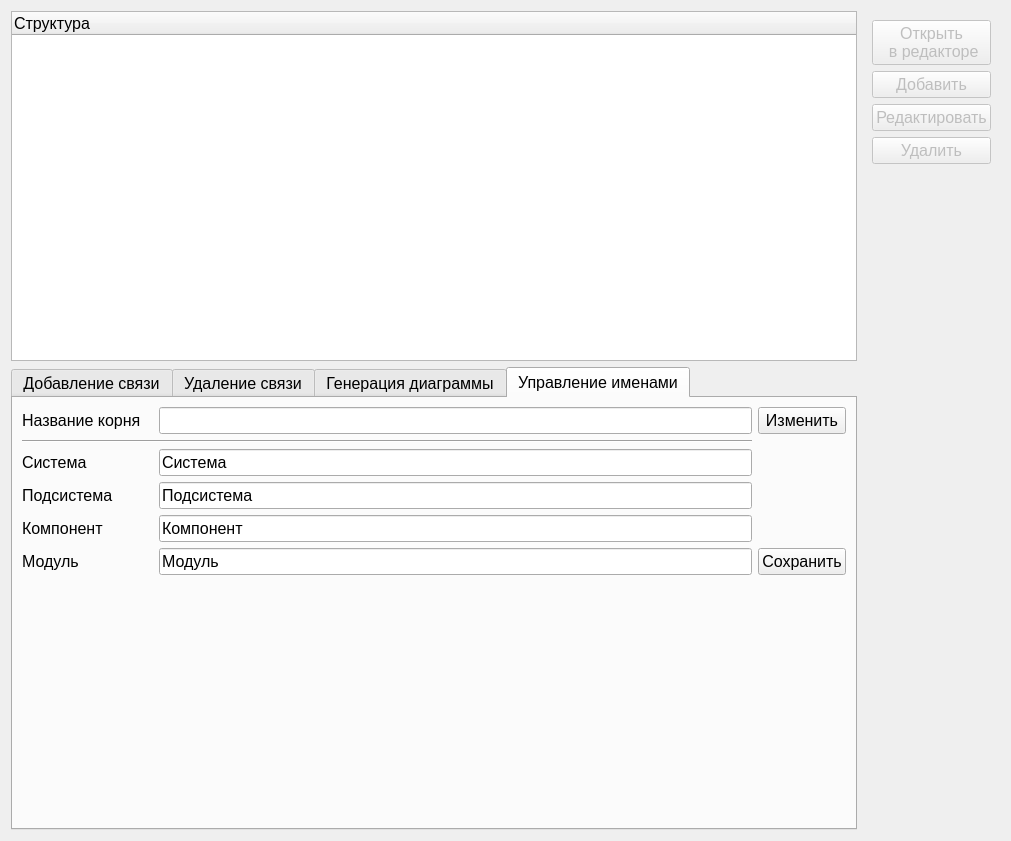
<?xml version="1.0" encoding="UTF-8"?>
<ui version="4.0">
 <class>BF_ArchitectForm</class>
 <widget class="QWidget" name="BF_ArchitectForm">
  <property name="geometry">
   <rect>
    <x>0</x>
    <y>0</y>
    <width>1011</width>
    <height>841</height>
   </rect>
  </property>
  <property name="font">
   <font>
    <pointsize>12</pointsize>
   </font>
  </property>
  <property name="windowTitle">
   <string>Проектирование</string>
  </property>
  <property name="windowIcon">
   <iconset resource="images.qrc">
    <normaloff>:/img/img/architect.png</normaloff>:/img/img/architect.png</iconset>
  </property>
  <layout class="QGridLayout" name="gridLayout">
   <item row="0" column="1">
    <widget class="QWidget" name="widget" native="true">
     <property name="font">
      <font>
       <family>MS Shell Dlg 2</family>
       <pointsize>12</pointsize>
      </font>
     </property>
     <layout class="QGridLayout" name="gridLayout_2">
      <item row="2" column="0">
       <widget class="QPushButton" name="editArchitectElementButton">
        <property name="enabled">
         <bool>false</bool>
        </property>
        <property name="font">
         <font>
          <family>MS Shell Dlg 2</family>
          <pointsize>12</pointsize>
         </font>
        </property>
        <property name="text">
         <string>Редактировать</string>
        </property>
       </widget>
      </item>
      <item row="3" column="0">
       <widget class="QPushButton" name="deleteArchitectElementButton">
        <property name="enabled">
         <bool>false</bool>
        </property>
        <property name="font">
         <font>
          <family>MS Shell Dlg 2</family>
          <pointsize>12</pointsize>
         </font>
        </property>
        <property name="text">
         <string>Удалить</string>
        </property>
       </widget>
      </item>
      <item row="1" column="0">
       <widget class="QPushButton" name="addArchitectElementButton">
        <property name="enabled">
         <bool>false</bool>
        </property>
        <property name="font">
         <font>
          <family>MS Shell Dlg 2</family>
          <pointsize>12</pointsize>
         </font>
        </property>
        <property name="text">
         <string>Добавить</string>
        </property>
       </widget>
      </item>
      <item row="5" column="0">
       <spacer name="verticalSpacer_2">
        <property name="font">
         <font>
          <family>MS Shell Dlg 2</family>
          <pointsize>12</pointsize>
         </font>
        </property>
        <property name="orientation">
         <enum>Qt::Vertical</enum>
        </property>
        <property name="sizeHint" stdset="0">
         <size>
          <width>20</width>
          <height>40</height>
         </size>
        </property>
       </spacer>
      </item>
      <item row="0" column="0">
       <widget class="QPushButton" name="editorButton">
        <property name="enabled">
         <bool>false</bool>
        </property>
        <property name="text">
         <string>Открыть 
 в редакторе</string>
        </property>
       </widget>
      </item>
     </layout>
    </widget>
   </item>
   <item row="0" column="0">
    <widget class="QTreeWidget" name="architectTreeWidget">
     <property name="font">
      <font>
       <family>MS Shell Dlg 2</family>
       <pointsize>12</pointsize>
      </font>
     </property>
     <property name="autoScroll">
      <bool>true</bool>
     </property>
     <property name="autoScrollMargin">
      <number>16</number>
     </property>
     <property name="iconSize">
      <size>
       <width>34</width>
       <height>34</height>
      </size>
     </property>
     <property name="textElideMode">
      <enum>Qt::ElideRight</enum>
     </property>
     <property name="autoExpandDelay">
      <number>-1</number>
     </property>
     <property name="rootIsDecorated">
      <bool>true</bool>
     </property>
     <property name="uniformRowHeights">
      <bool>false</bool>
     </property>
     <property name="itemsExpandable">
      <bool>true</bool>
     </property>
     <property name="animated">
      <bool>false</bool>
     </property>
     <property name="allColumnsShowFocus">
      <bool>false</bool>
     </property>
     <column>
      <property name="text">
       <string>Структура</string>
      </property>
     </column>
    </widget>
   </item>
   <item row="1" column="0">
    <widget class="QTabWidget" name="tabWidget">
     <property name="currentIndex">
      <number>3</number>
     </property>
     <widget class="QWidget" name="tab">
      <attribute name="title">
       <string>Добавление связи</string>
      </attribute>
      <layout class="QGridLayout" name="gridLayout_4">
       <item row="1" column="0">
        <widget class="QLabel" name="label_3">
         <property name="text">
          <string>Связь Б</string>
         </property>
        </widget>
       </item>
       <item row="1" column="4">
        <widget class="QLabel" name="label_5">
         <property name="text">
          <string>Количество</string>
         </property>
        </widget>
       </item>
       <item row="0" column="0">
        <widget class="QLabel" name="label_2">
         <property name="text">
          <string>Связь А</string>
         </property>
        </widget>
       </item>
       <item row="0" column="4">
        <widget class="QLabel" name="label_4">
         <property name="text">
          <string>Количество</string>
         </property>
        </widget>
       </item>
       <item row="0" column="3">
        <widget class="QLineEdit" name="linkAEdit">
         <property name="enabled">
          <bool>false</bool>
         </property>
        </widget>
       </item>
       <item row="1" column="3">
        <widget class="QLineEdit" name="linkBEdit">
         <property name="enabled">
          <bool>false</bool>
         </property>
        </widget>
       </item>
       <item row="2" column="0" colspan="7">
        <widget class="Line" name="line">
         <property name="orientation">
          <enum>Qt::Horizontal</enum>
         </property>
        </widget>
       </item>
       <item row="10" column="6">
        <spacer name="verticalSpacer">
         <property name="orientation">
          <enum>Qt::Vertical</enum>
         </property>
         <property name="sizeHint" stdset="0">
          <size>
           <width>20</width>
           <height>40</height>
          </size>
         </property>
        </spacer>
       </item>
       <item row="7" column="0">
        <widget class="QLabel" name="label_6">
         <property name="text">
          <string>Описание:</string>
         </property>
        </widget>
       </item>
       <item row="8" column="0" rowspan="3" colspan="6">
        <widget class="QTextEdit" name="linkDescriptionEdit"/>
       </item>
       <item row="8" column="6">
        <widget class="QPushButton" name="setLinkButton">
         <property name="text">
          <string>Установить связь</string>
         </property>
        </widget>
       </item>
       <item row="5" column="0">
        <widget class="QLabel" name="label_8">
         <property name="text">
          <string>Тип связи:</string>
         </property>
        </widget>
       </item>
       <item row="0" column="5" colspan="2">
        <widget class="QSpinBox" name="linkASpinBox">
         <property name="minimum">
          <number>1</number>
         </property>
        </widget>
       </item>
       <item row="9" column="6">
        <widget class="QPushButton" name="resetButton">
         <property name="text">
          <string>Сбросить соединение</string>
         </property>
        </widget>
       </item>
       <item row="1" column="5" colspan="2">
        <widget class="QSpinBox" name="linkBSpinBox">
         <property name="minimum">
          <number>1</number>
         </property>
        </widget>
       </item>
       <item row="4" column="0">
        <widget class="QLineEdit" name="nameLineEdit"/>
       </item>
       <item row="3" column="0">
        <widget class="QLabel" name="label_7">
         <property name="text">
          <string>Название:</string>
         </property>
        </widget>
       </item>
       <item row="6" column="0">
        <widget class="QComboBox" name="linkTypeBox">
         <item>
          <property name="text">
           <string>Ассоциация</string>
          </property>
         </item>
         <item>
          <property name="text">
           <string>Агрегация</string>
          </property>
         </item>
         <item>
          <property name="text">
           <string>Композиция</string>
          </property>
         </item>
        </widget>
       </item>
      </layout>
     </widget>
     <widget class="QWidget" name="tab_2">
      <attribute name="title">
       <string>Удаление связи</string>
      </attribute>
      <layout class="QGridLayout" name="gridLayout_3">
       <item row="0" column="0">
        <widget class="QLabel" name="label">
         <property name="text">
          <string>ID</string>
         </property>
        </widget>
       </item>
       <item row="0" column="1">
        <widget class="QLineEdit" name="idEdit"/>
       </item>
       <item row="0" column="2">
        <spacer name="horizontalSpacer">
         <property name="orientation">
          <enum>Qt::Horizontal</enum>
         </property>
         <property name="sizeHint" stdset="0">
          <size>
           <width>40</width>
           <height>20</height>
          </size>
         </property>
        </spacer>
       </item>
       <item row="1" column="0" colspan="3">
        <widget class="QListWidget" name="linkListWidget">
         <property name="font">
          <font>
           <family>MS Shell Dlg 2</family>
           <pointsize>12</pointsize>
          </font>
         </property>
        </widget>
       </item>
       <item row="2" column="0" colspan="2">
        <widget class="QPushButton" name="deleteLinkButton">
         <property name="text">
          <string>Удалить</string>
         </property>
        </widget>
       </item>
       <item row="2" column="2">
        <widget class="QPushButton" name="updateButton">
         <property name="text">
          <string>Обновить</string>
         </property>
        </widget>
       </item>
      </layout>
     </widget>
     <widget class="QWidget" name="tab_3">
      <attribute name="title">
       <string>Генерация диаграммы</string>
      </attribute>
      <layout class="QGridLayout" name="gridLayout_5">
       <item row="6" column="0">
        <spacer name="horizontalSpacer_3">
         <property name="orientation">
          <enum>Qt::Horizontal</enum>
         </property>
         <property name="sizeHint" stdset="0">
          <size>
           <width>40</width>
           <height>20</height>
          </size>
         </property>
        </spacer>
       </item>
       <item row="7" column="1">
        <spacer name="verticalSpacer_3">
         <property name="orientation">
          <enum>Qt::Vertical</enum>
         </property>
         <property name="sizeHint" stdset="0">
          <size>
           <width>20</width>
           <height>40</height>
          </size>
         </property>
        </spacer>
       </item>
       <item row="3" column="0">
        <widget class="QCheckBox" name="recursiveCheck">
         <property name="text">
          <string>Рекурсивный обход на</string>
         </property>
        </widget>
       </item>
       <item row="0" column="0">
        <widget class="QLabel" name="label_10">
         <property name="text">
          <string>Элемент:</string>
         </property>
        </widget>
       </item>
       <item row="1" column="0" colspan="3">
        <widget class="QLineEdit" name="elementEdit">
         <property name="enabled">
          <bool>false</bool>
         </property>
        </widget>
       </item>
       <item row="4" column="0" colspan="2">
        <widget class="QSpinBox" name="levelBox">
         <property name="maximum">
          <number>3</number>
         </property>
        </widget>
       </item>
       <item row="4" column="2">
        <widget class="QLabel" name="label_9">
         <property name="text">
          <string>уровень</string>
         </property>
        </widget>
       </item>
       <item row="6" column="1" colspan="2">
        <widget class="QPushButton" name="generateComponenDiagrammButton">
         <property name="text">
          <string>Генерировать</string>
         </property>
        </widget>
       </item>
      </layout>
     </widget>
     <widget class="QWidget" name="tab_4">
      <attribute name="title">
       <string>Управление именами</string>
      </attribute>
      <layout class="QGridLayout" name="gridLayout_6">
       <item row="0" column="4">
        <widget class="QPushButton" name="changeButton">
         <property name="text">
          <string>Изменить</string>
         </property>
        </widget>
       </item>
       <item row="0" column="3">
        <widget class="QLineEdit" name="sysNameEdit"/>
       </item>
       <item row="0" column="0">
        <widget class="QLabel" name="label_11">
         <property name="text">
          <string>Название корня</string>
         </property>
        </widget>
       </item>
       <item row="6" column="3">
        <spacer name="verticalSpacer_4">
         <property name="orientation">
          <enum>Qt::Vertical</enum>
         </property>
         <property name="sizeHint" stdset="0">
          <size>
           <width>20</width>
           <height>40</height>
          </size>
         </property>
        </spacer>
       </item>
       <item row="2" column="3">
        <widget class="QLineEdit" name="systemAliasEdit">
         <property name="text">
          <string>Система</string>
         </property>
        </widget>
       </item>
       <item row="3" column="0">
        <widget class="QLabel" name="label_13">
         <property name="text">
          <string>Подсистема</string>
         </property>
        </widget>
       </item>
       <item row="5" column="0">
        <widget class="QLabel" name="label_15">
         <property name="text">
          <string>Модуль</string>
         </property>
        </widget>
       </item>
       <item row="4" column="0">
        <widget class="QLabel" name="label_14">
         <property name="text">
          <string>Компонент</string>
         </property>
        </widget>
       </item>
       <item row="3" column="3">
        <widget class="QLineEdit" name="subsystemAliasEdit">
         <property name="text">
          <string>Подсистема</string>
         </property>
        </widget>
       </item>
       <item row="2" column="0">
        <widget class="QLabel" name="label_12">
         <property name="text">
          <string>Система</string>
         </property>
        </widget>
       </item>
       <item row="5" column="3">
        <widget class="QLineEdit" name="moduleAliasEdit">
         <property name="text">
          <string>Модуль</string>
         </property>
        </widget>
       </item>
       <item row="4" column="3">
        <widget class="QLineEdit" name="componentAliasEdit">
         <property name="text">
          <string>Компонент</string>
         </property>
        </widget>
       </item>
       <item row="1" column="0" colspan="4">
        <widget class="Line" name="line_2">
         <property name="orientation">
          <enum>Qt::Horizontal</enum>
         </property>
        </widget>
       </item>
       <item row="5" column="4">
        <widget class="QPushButton" name="saveAliasButton">
         <property name="text">
          <string>Сохранить</string>
         </property>
        </widget>
       </item>
      </layout>
     </widget>
    </widget>
   </item>
  </layout>
 </widget>
 <resources>
  <include location="images.qrc"/>
 </resources>
 <connections/>
</ui>
